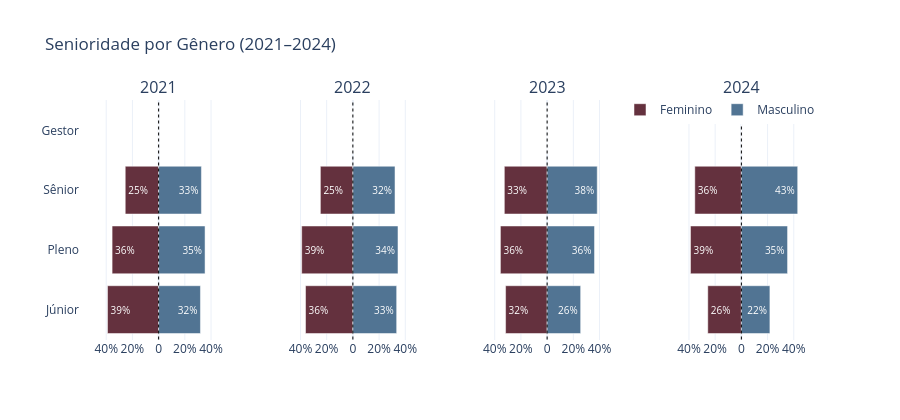

The cell this chart's notebook holds for it:
### Markdown cell above
### 2.2 — Senioridade por gênero

### Code cell
fig = subplots_piramide(
    df, 'nivel', NIVEL_SENIORIDADE_EDA,
    'Senioridade por Gênero (2021–2024)',
)
fig.show()

### Figure 1 — Plotly figure (JSON) as saved in the notebook; plotly's stock layout.template omitted (floating-point values rounded to 4 significant figures)
{"data": [{"legendgroup": "Feminino", "marker": {"color": "#64313E"}, "name": "Feminino", "orientation": "h", "showlegend": true, "text": ["39%", "36%", "25%", "0%"], "textfont": {"color": "white", "size": 10}, "textposition": "auto", "type": "bar", "x": [-39.02, -35.5, -25.47, 0], "xaxis": "x", "y": ["Júnior", "Pleno", "Sênior", "Gestor"], "yaxis": "y"}, {"legendgroup": "Feminino", "marker": {"color": "#64313E"}, "name": "Feminino", "orientation": "h", "showlegend": false, "text": ["36%", "39%", "25%", "0%"], "textfont": {"color": "white", "size": 10}, "textposition": "auto", "type": "bar", "x": [-36.13, -39.07, -24.8, 0], "xaxis": "x2", "y": ["Júnior", "Pleno", "Sênior", "Gestor"], "yaxis": "y2"}, {"legendgroup": "Feminino", "marker": {"color": "#64313E"}, "name": "Feminino", "orientation": "h", "showlegend": false, "text": ["32%", "36%", "33%", "0%"], "textfont": {"color": "white", "size": 10}, "textposition": "auto", "type": "bar", "x": [-31.7, -35.64, -32.66, 0], "xaxis": "x3", "y": ["Júnior", "Pleno", "Sênior", "Gestor"], "yaxis": "y3"}, {"legendgroup": "Feminino", "marker": {"color": "#64313E"}, "name": "Feminino", "orientation": "h", "showlegend": false, "text": ["26%", "39%", "36%", "0%"], "textfont": {"color": "white", "size": 10}, "textposition": "auto", "type": "bar", "x": [-25.64, -38.83, -35.53, 0], "xaxis": "x4", "y": ["Júnior", "Pleno", "Sênior", "Gestor"], "yaxis": "y4"}, {"legendgroup": "Masculino", "marker": {"color": "#517493"}, "name": "Masculino", "orientation": "h", "showlegend": true, "text": ["32%", "35%", "33%", "0%"], "textfont": {"color": "white", "size": 10}, "textposition": "auto", "type": "bar", "x": [31.91, 35.43, 32.66, 0], "xaxis": "x", "y": ["Júnior", "Pleno", "Sênior", "Gestor"], "yaxis": "y"}, {"legendgroup": "Masculino", "marker": {"color": "#517493"}, "name": "Masculino", "orientation": "h", "showlegend": false, "text": ["33%", "34%", "32%", "0%"], "textfont": {"color": "white", "size": 10}, "textposition": "auto", "type": "bar", "x": [33.42, 34.42, 32.15, 0], "xaxis": "x2", "y": ["Júnior", "Pleno", "Sênior", "Gestor"], "yaxis": "y2"}, {"legendgroup": "Masculino", "marker": {"color": "#517493"}, "name": "Masculino", "orientation": "h", "showlegend": false, "text": ["26%", "36%", "38%", "0%"], "textfont": {"color": "white", "size": 10}, "textposition": "auto", "type": "bar", "x": [25.59, 36.17, 38.24, 0], "xaxis": "x3", "y": ["Júnior", "Pleno", "Sênior", "Gestor"], "yaxis": "y3"}, {"legendgroup": "Masculino", "marker": {"color": "#517493"}, "name": "Masculino", "orientation": "h", "showlegend": false, "text": ["22%", "35%", "43%", "0%"], "textfont": {"color": "white", "size": 10}, "textposition": "auto", "type": "bar", "x": [21.77, 35.24, 42.98, 0], "xaxis": "x4", "y": ["Júnior", "Pleno", "Sênior", "Gestor"], "yaxis": "y4"}], "layout": {"annotations": [{"font": {"size": 16}, "showarrow": false, "text": "2021", "x": 0.1062, "xanchor": "center", "xref": "paper", "y": 1, "yanchor": "bottom", "yref": "paper"}, {"font": {"size": 16}, "showarrow": false, "text": "2022", "x": 0.3688, "xanchor": "center", "xref": "paper", "y": 1, "yanchor": "bottom", "yref": "paper"}, {"font": {"size": 16}, "showarrow": false, "text": "2023", "x": 0.6313, "xanchor": "center", "xref": "paper", "y": 1, "yanchor": "bottom", "yref": "paper"}, {"font": {"size": 16}, "showarrow": false, "text": "2024", "x": 0.8938, "xanchor": "center", "xref": "paper", "y": 1, "yanchor": "bottom", "yref": "paper"}], "barmode": "relative", "height": 420, "legend": {"orientation": "h", "x": 1, "xanchor": "right", "y": 1.02}, "shapes": [{"line": {"color": "black", "dash": "dot", "width": 1}, "type": "line", "x0": 0, "x1": 0, "xref": "x", "y0": -0.5, "y1": 3.5, "yref": "y"}, {"line": {"color": "black", "dash": "dot", "width": 1}, "type": "line", "x0": 0, "x1": 0, "xref": "x2", "y0": -0.5, "y1": 3.5, "yref": "y2"}, {"line": {"color": "black", "dash": "dot", "width": 1}, "type": "line", "x0": 0, "x1": 0, "xref": "x3", "y0": -0.5, "y1": 3.5, "yref": "y3"}, {"line": {"color": "black", "dash": "dot", "width": 1}, "type": "line", "x0": 0, "x1": 0, "xref": "x4", "y0": -0.5, "y1": 3.5, "yref": "y4"}], "title": {"text": "Senioridade por Gênero (2021–2024)"}, "xaxis": {"anchor": "y", "domain": [0, 0.2125], "range": [-60, 60], "ticktext": ["40%", "20%", "0", "20%", "40%"], "tickvals": [-40, -20, 0, 20, 40]}, "xaxis2": {"anchor": "y2", "domain": [0.2625, 0.475], "range": [-60, 60], "ticktext": ["40%", "20%", "0", "20%", "40%"], "tickvals": [-40, -20, 0, 20, 40]}, "xaxis3": {"anchor": "y3", "domain": [0.525, 0.7375], "range": [-60, 60], "ticktext": ["40%", "20%", "0", "20%", "40%"], "tickvals": [-40, -20, 0, 20, 40]}, "xaxis4": {"anchor": "y4", "domain": [0.7875, 1], "range": [-60, 60], "ticktext": ["40%", "20%", "0", "20%", "40%"], "tickvals": [-40, -20, 0, 20, 40]}, "yaxis": {"anchor": "x", "domain": [0, 1]}, "yaxis2": {"anchor": "x2", "domain": [0, 1], "matches": "y", "showticklabels": false}, "yaxis3": {"anchor": "x3", "domain": [0, 1], "matches": "y", "showticklabels": false}, "yaxis4": {"anchor": "x4", "domain": [0, 1], "matches": "y", "showticklabels": false}}}
